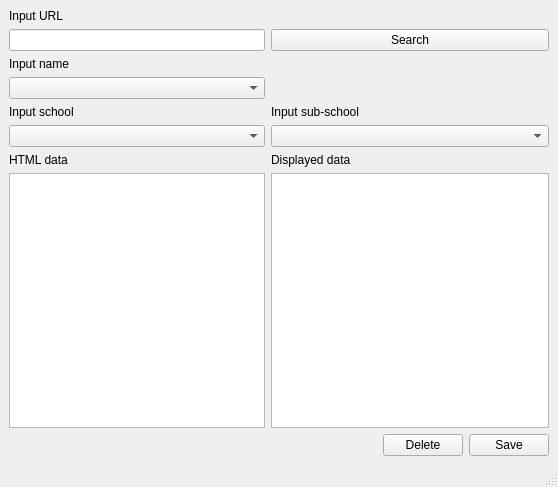
<?xml version="1.0" encoding="UTF-8"?>
<ui version="4.0">
 <class>EditSpellData</class>
 <widget class="QMainWindow" name="EditSpellData">
  <property name="geometry">
   <rect>
    <x>0</x>
    <y>0</y>
    <width>558</width>
    <height>487</height>
   </rect>
  </property>
  <property name="windowTitle">
   <string>MainWindow</string>
  </property>
  <widget class="QWidget" name="centralwidget">
   <layout class="QGridLayout" name="gridLayout">
    <item row="7" column="1" colspan="3">
     <widget class="QTextBrowser" name="displayData"/>
    </item>
    <item row="1" column="0">
     <widget class="QLineEdit" name="url"/>
    </item>
    <item row="7" column="0">
     <widget class="QTextEdit" name="inputHTML"/>
    </item>
    <item row="5" column="0">
     <widget class="QComboBox" name="school"/>
    </item>
    <item row="6" column="0">
     <widget class="QLabel" name="label">
      <property name="text">
       <string>HTML data</string>
      </property>
     </widget>
    </item>
    <item row="8" column="1">
     <spacer name="horizontalSpacer">
      <property name="orientation">
       <enum>Qt::Horizontal</enum>
      </property>
      <property name="sizeHint" stdset="0">
       <size>
        <width>40</width>
        <height>20</height>
       </size>
      </property>
     </spacer>
    </item>
    <item row="4" column="1" colspan="3">
     <widget class="QLabel" name="label_5">
      <property name="text">
       <string>Input sub-school</string>
      </property>
     </widget>
    </item>
    <item row="0" column="0">
     <widget class="QLabel" name="label_3">
      <property name="text">
       <string>Input URL</string>
      </property>
     </widget>
    </item>
    <item row="4" column="0">
     <widget class="QLabel" name="label_4">
      <property name="text">
       <string>Input school</string>
      </property>
     </widget>
    </item>
    <item row="1" column="1" colspan="3">
     <widget class="QPushButton" name="search">
      <property name="text">
       <string>Search</string>
      </property>
     </widget>
    </item>
    <item row="5" column="1" colspan="3">
     <widget class="QComboBox" name="subschool"/>
    </item>
    <item row="6" column="1" colspan="3">
     <widget class="QLabel" name="label_2">
      <property name="text">
       <string>Displayed data</string>
      </property>
     </widget>
    </item>
    <item row="3" column="0">
     <widget class="QComboBox" name="name"/>
    </item>
    <item row="8" column="3">
     <widget class="QPushButton" name="save">
      <property name="text">
       <string>Save</string>
      </property>
     </widget>
    </item>
    <item row="2" column="0">
     <widget class="QLabel" name="label_6">
      <property name="text">
       <string>Input name</string>
      </property>
     </widget>
    </item>
    <item row="8" column="2">
     <widget class="QPushButton" name="delete_2">
      <property name="text">
       <string>Delete</string>
      </property>
     </widget>
    </item>
   </layout>
  </widget>
  <widget class="QMenuBar" name="menubar">
   <property name="geometry">
    <rect>
     <x>0</x>
     <y>0</y>
     <width>558</width>
     <height>21</height>
    </rect>
   </property>
  </widget>
  <widget class="QStatusBar" name="statusBar"/>
 </widget>
 <tabstops>
  <tabstop>url</tabstop>
  <tabstop>search</tabstop>
  <tabstop>name</tabstop>
  <tabstop>school</tabstop>
  <tabstop>subschool</tabstop>
  <tabstop>inputHTML</tabstop>
  <tabstop>displayData</tabstop>
  <tabstop>delete_2</tabstop>
  <tabstop>save</tabstop>
 </tabstops>
 <resources/>
 <connections/>
</ui>
